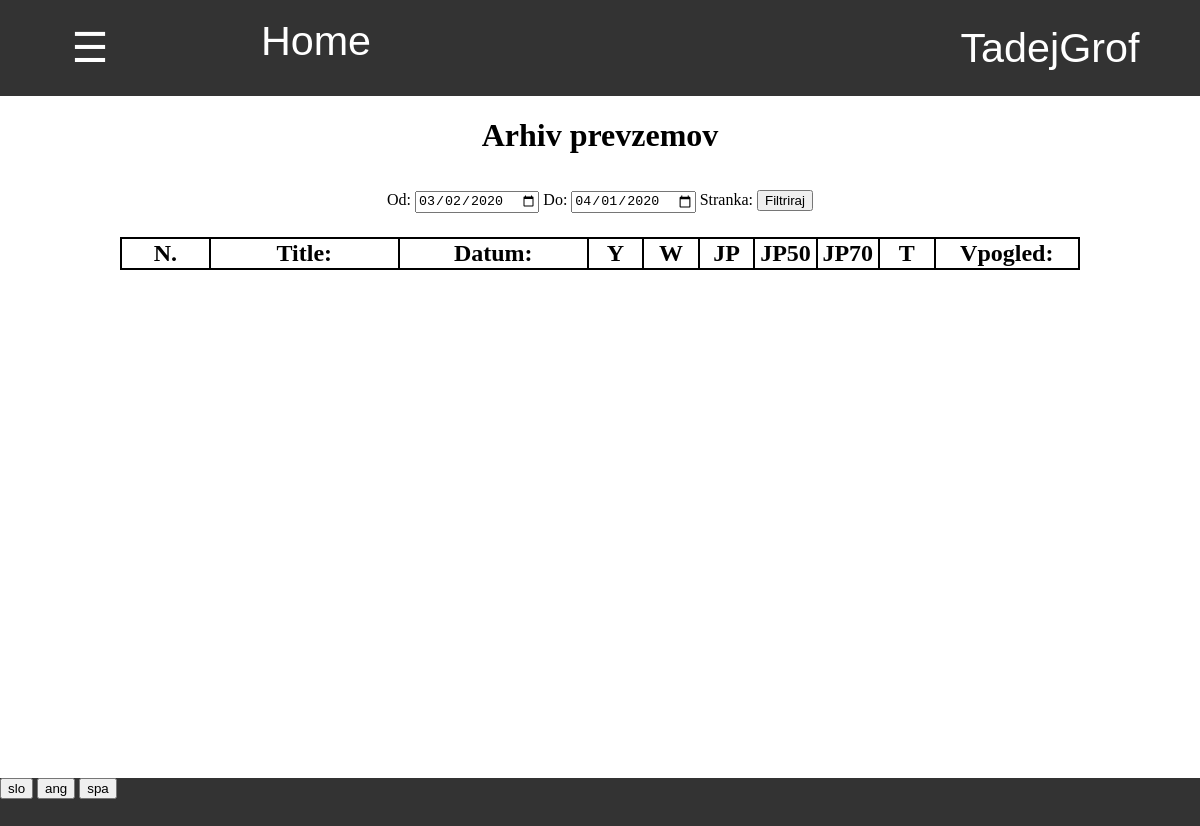
/zaloga/1/prevzem/arhiv/ (signed in), run on an earlier commit of the app's database.
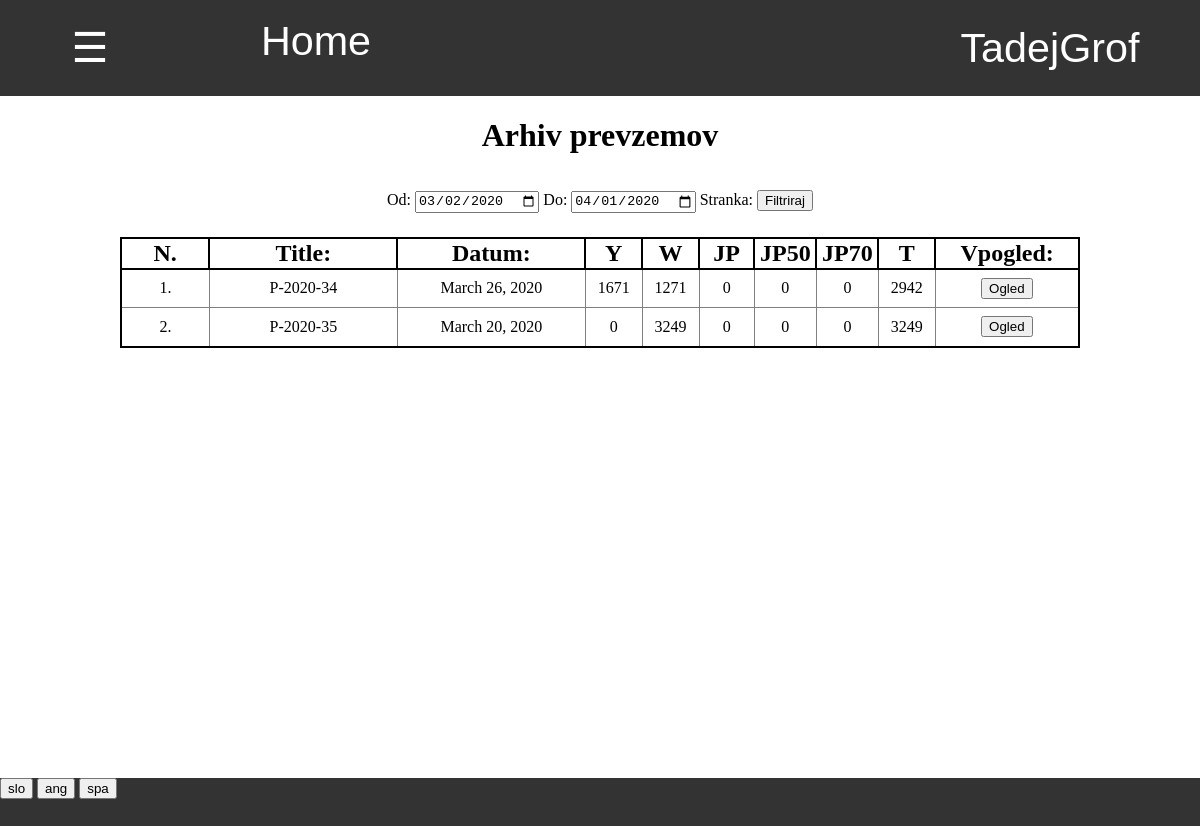
And on a later commit of the database.
### program/models.py (models this page shows)
class Profil(models.Model):
    user = models.OneToOneField(User,on_delete=models.CASCADE)
    jezik =  models.CharField(default="spa",max_length=3, choices=JEZIKI)
    stranka = models.OneToOneField(Stranka, on_delete=models.CASCADE, default=None, null=True, blank=True)

### zaloga/models.py (models this page shows, shortened)
class Baza(models.Model):
    author = models.ForeignKey(User,default=1, on_delete=models.CASCADE)
    title = models.CharField(default="",max_length=15)
    datum = models.DateField(default=timezone.now)
    zaloga = models.ForeignKey(Zaloga, default=1 ,on_delete=models.CASCADE)
    status = models.CharField(default="aktivno",max_length=10)
    sprememba_zaloge = models.IntegerField(default = -1)
    tip = models.CharField(default="prevzem",max_length=20, choices=TIPI_BAZE)
    kontejner = models.OneToOneField(Kontejner,null=True,default=None,blank=True, on_delete=models.CASCADE)
    popust = models.IntegerField(default = None, null=True, blank=True)
    stranka = models.ForeignKey(Stranka, on_delete=models.CASCADE, default=None, null=True, blank=True)
    cas = models.TimeField(default=None,null=True,blank=True)
    dnevna_prodaja = models.ForeignKey(Dnevna_prodaja, on_delete=models.CASCADE, default=None, null=True, blank=True)
    prevoz = models.DecimalField(default=None,null=True,blank=True,max_digits=5, decimal_places=2)

class Vnos(models.Model):
    dimenzija = models.ForeignKey(Dimenzija,default=0,on_delete=models.CASCADE)
    tip = models.CharField(default="Y", choices=TIPI_SESTAVINE, max_length=10)
    stevilo = models.IntegerField()
    baza = models.ForeignKey(Baza,default=0, on_delete=models.CASCADE)
    cena = models.DecimalField(decimal_places=2,max_digits=5,default=None,null=True,blank=True)
    sprememba = models.ForeignKey(Sprememba,default=None,null=True,blank=True,on_delete=models.CASCADE)

### zaloga/views.py (the view)
# urls.py: path('arhiv/', views.arhiv, name='arhiv_baz'),
@login_required
def arhiv(request,zaloga, tip_baze):
    if request.method == "GET":
        danes = datetime.date.today().strftime('%Y-%m-%d')
        pred_mescem =  (datetime.date.today() - datetime.timedelta(days=30)).strftime('%Y-%m-%d')
        zacetek = request.GET.get('zacetek', pred_mescem)
        konec = request.GET.get('konec', danes)
        stranke = Stranka.objects.all()
        stranka = None
        if tip_baze == "dnevna_prodaja":
            baze = Dnevna_prodaja.objects.filter(zaloga=zaloga,datum__gte=zacetek, datum__lte=konec).prefetch_related('baza_set').order_by('-datum')
        else:
            baze = Baza.objects.filter(zaloga=zaloga,tip=tip_baze,status='veljavno',datum__gte=zacetek, datum__lte=konec).prefetch_related('vnos_set','stranka').order_by('-datum','-cas')
            stranka = request.GET.get('stranka','all')
            if tip_baze == "vele_prodaja" and stranka != "all":
                stranka = int(stranka)
                baze = baze.filter(stranka__id = stranka)
        zaloga = Zaloga.objects.get(pk =zaloga)
        return pokazi_stran(request, 'zaloga/arhiv_baz.html', {'zaloga':zaloga,'baze': baze, 'tip': tip_baze,'zacetek':zacetek,'konec':konec,'stranka':stranka,'stranke':stranke})

### program/models.py (called while the page is built)
    @property
    def vrni_jezike(self):
        return JEZIKI

### request_funkcije.py (called while the page is built)
def vrni_slovar(request):
    with open('slovar.json') as dat:
        slovar = json.load(dat)
    return slovar

def pokazi_stran(request, html, baze={}):
    je_stranka = False
    program = Program.objects.first()
    zaloga = Zaloga.objects.first()
    if request.user.profil.stranka != None:
        je_stranka = True
    slovar = {'je_stranka':je_stranka,'program':program,'slovar':vrni_slovar(request),'jezik':request.user.profil.jezik}
    slovar.update(baze)
    if not 'zaloga' in baze:
        slovar.update({'zaloga':zaloga})
    slovar.update({'zaloga_pk':slovar['zaloga'].pk})
    return render(request, html, slovar)

### zaloga/models.py (called while the page is built)
    @property
    def vrni_tipe(self):
        return TIPI_SESTAVINE

### zaloga/templatetags/zaloga_exstras.py (called while the page is built)
@register.filter(name='skupno')
def skupno(baza,tip):
    skupno = 0
    for vnos in baza.vnos_set.all():
        if tip == "all":
            skupno += vnos.stevilo
        elif tip == vnos.tip:
            skupno += vnos.stevilo
    return skupno

@register.filter
def keyvalue(dict, key):
    return dict[key]

### zaloga/templates/zaloga/arhiv_baz.html (shortened to what this page needs)
{% extends 'program/base.html' %}
{% load zaloga_exstras %}
{% block content %}
<h1>
{% if tip == 'prevzem' %}
    {{slovar|keyvalue:'Arhiv prevzemov'|keyvalue:jezik}}
{% elif tip == 'odpis' %}
    {{slovar|keyvalue:'Arhiv odpisov'|keyvalue:jezik}}
{% elif tip == 'inventura' %}
    {{slovar|keyvalue:'Arhiv inventur'|keyvalue:jezik}}
{% elif tip == 'vele_prodaja' %}
    {{slovar|keyvalue:'Arhiv vele prodaj'|keyvalue:jezik}}
{% elif tip == 'dnevna_prodaja' %}
    {{slovar|keyvalue:'Arhiv dnevnih prodaj'|keyvalue:jezik}}
{% endif %}
</h1>
<div class="filter" style="margin-top:3%">
    <form action="{% url 'arhiv_baz' zaloga_pk tip %}" method="GET">
        {{slovar|keyvalue:'Od'|keyvalue:jezik}}: <input type="date" value="{{zacetek}}" name="zacetek">
        {{slovar|keyvalue:'Do'|keyvalue:jezik}}: <input type="date" value="{{konec}}" name="konec">
        {{slovar|keyvalue:'Stranka'|keyvalue:jezik}}:
        <input type="submit" value="{{slovar|keyvalue:'Filtriraj'|keyvalue:jezik}}">
    </form>
</div>
<div class="table">
    {% if tip == "vele_prodaja" %}
    <table class="tabela_vnosov">
        <tr class="header">
            <th width="15%">{{slovar|keyvalue:'Faktura'|keyvalue:jezik}}:</th>
            <th width="15%">{{slovar|keyvalue:'Stranka'|keyvalue:jezik}}:</th>
            <th width="35%">{{slovar|keyvalue:'Datum'|keyvalue:jezik}}:</th>
            <th width="25%">{{slovar|keyvalue:'Skupna cena'|keyvalue:jezik}}:</th>
            <th width="15%">{{slovar|keyvalue:'Ogled'|keyvalue:jezik}}</th>
        </tr>
        {% for baza in baze %}
            <tr>
                <td> {{baza.title}} </td>
                <td> {{baza.stranka.ime}} </td>
                <td> {{baza.datum}} </td>
                <td> {{baza.skupna_cena}} $</td>
                <td>
                    <form action="{% url 'baza' zaloga_pk 'vele_prodaja' baza.pk %}" method="GET">
                        <input type="submit" value="{{slovar|keyvalue:'Ogled'|keyvalue:jezik}}">
                    </form>
                </td>
            </tr>
        {% endfor %}
    </table>
    {% else %}
    <table class="tabela_vnosov">
        <tr class="header">
            <th width="8%"> N. </th>
            <th width="17%"> {{slovar|keyvalue:'Title'|keyvalue:jezik}}: </th>
            <th width="17%"> {{slovar|keyvalue:'Datum'|keyvalue:jezik}}: </th>
            {% if tip != 'inventura' %}
            {% for tip in zaloga.vrni_tipe %}
            <th width="5%"> {{tip.0}} </th>
            {% endfor %}
            <th width="5%"> T </th>
            {% endif %}
            <th width="13%"> {{slovar|keyvalue:'Vpogled'|keyvalue:jezik}}: </th>
        </tr>
        {% for baza in baze %}
        <tr>
            <td> {{forloop.counter}}. </td>
            <td> {{baza.title}} </td>
            <td> {{baza.datum}} </td>
            {% if tip != 'inventura' %}
            {% for tip in zaloga.vrni_tipe %}
            <td> {{baza|skupno:tip.0}} </td>
            {% endfor %}
            <td> {{baza|skupno:'all'}} </td>
            {% endif %}
            <td>
                <form action="{% url 'baza' zaloga_pk tip baza.pk %}" method="GET">
                    <input type="submit" value="{{slovar|keyvalue:'Ogled'|keyvalue:jezik}}">
                </form>
            </td>
        </tr>
        {% endfor %}
    </table>
    {% endif %}
</div>
{% endblock %}

What changed in the data, as far as the page shows it:
now on this page (row edited): Baza: title "P-2020-34", datum "March 26, 2020", vrni_tipe "1671" "1271" "0" "0" "0", stevilo "2942", {{ slovar|keyvalue:'Ogled'|keyvalue:jezik }} "Ogled"
now on this page (row edited): Baza: title "P-2020-35", datum "March 20, 2020", vrni_tipe "0" "3249" "0" "0" "0", stevilo "3249", {{ slovar|keyvalue:'Ogled'|keyvalue:jezik }} "Ogled"
